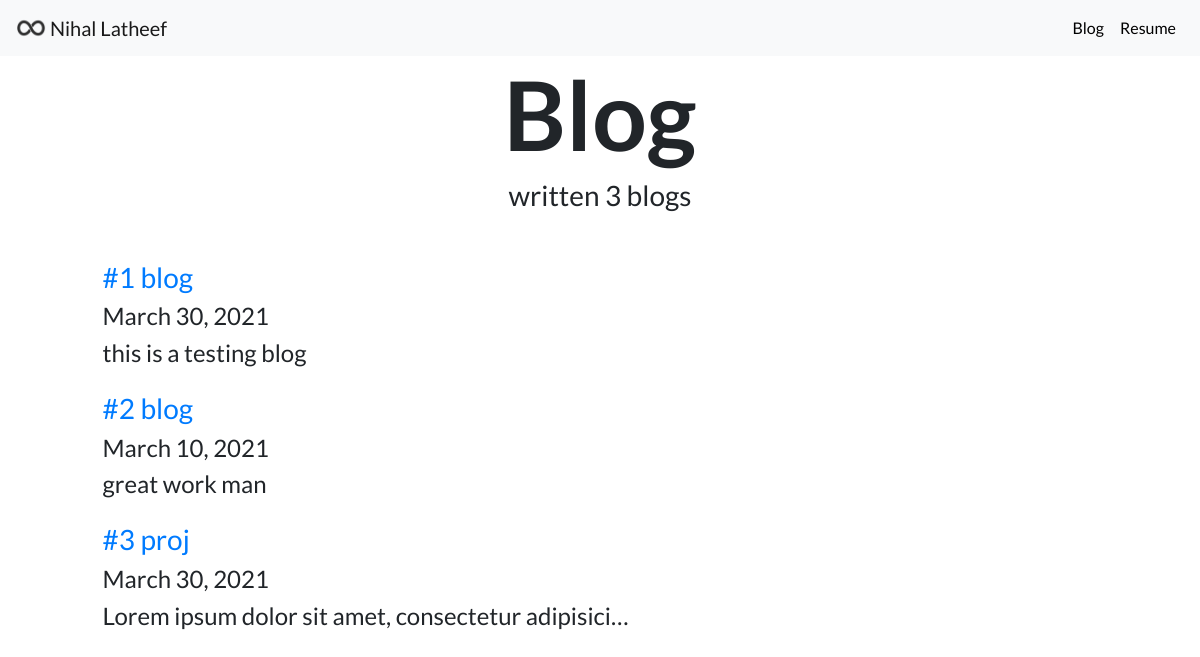
Screenshot of /blog/ with the database file from the repository.
### blog/models.py (models this page shows, shortened)
class blog(models.Model):
    title = models.CharField(max_length=100)
    date = models.DateField()
    description = models.TextField()

### blog/views.py (the view)
# urls.py: path('', views.blog_home, name='blog_home'),
def blog_home(request):
    blogs = models.blog.objects.all()
    return render(request, 'blog/blog_home.html', {'blogs':blogs})

### blog/templates/blog/blog_home.html
{% extends "base.html" %}
{% block content %}
    <h1 id="blogtitle" class="font-weight-bold text-center">Blog</h1>
    <h3 class="text-center mb-5">written {{blogs.count}} blog{{ blogs.count|pluralize }}</h3>
    {% for blog in blogs %}
    <div class="row justify-content-center my-3">
      <div class="col-md-10">
        <a href="{% url "blog:blog_dtl" pk=blog.pk%}"><h3>{{blog.title}}</h3></a>
        <h4>{{blog.date}}</h4>
        <h4>{{blog.description|truncatechars:50}}</h4>
      </div>
    </div>
    {% endfor %}
{% endblock %}

### static/custom.css (style rules this page uses)
body { font-family: 'Lato', sans-serif; }
#blogtitle { font-size: 6rem; }

### rows the page displays
blog: title "#1 blog", date "March 30, 2021", description "this is a testing blog"
blog: title "#2 blog", date "March 10, 2021", description "great work man"
blog: title "#3 proj", date "March 30, 2021", description "Lorem ipsum dolor sit amet, consectetur adipisici…"

### other values shown
{{ blogs.count }} "3"
